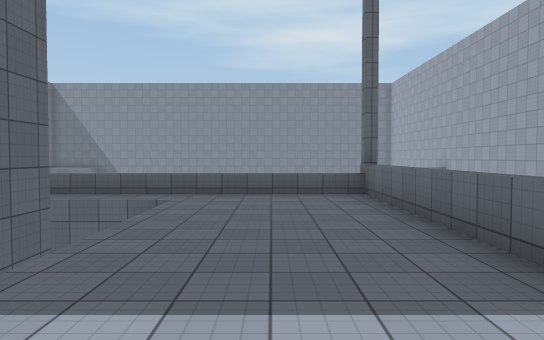
View 1 (above)

19 first-person views from a walk through a Unity game level. The camera is 1.5 m above the floor, tilts 2° down and sees 70° across. The floor is counted in squares, 2 m on a side. Each view is taken from the middle of a square. On the plan, view 1 faces up. The plan holds only what a view shows up to about 12 squares ahead; the rest is blank. The place goes on beyond the plan. Surface patterns are stand-ins for the level's own textures.

View 2
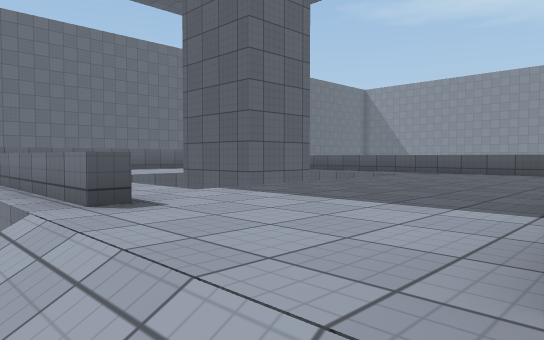

View 3
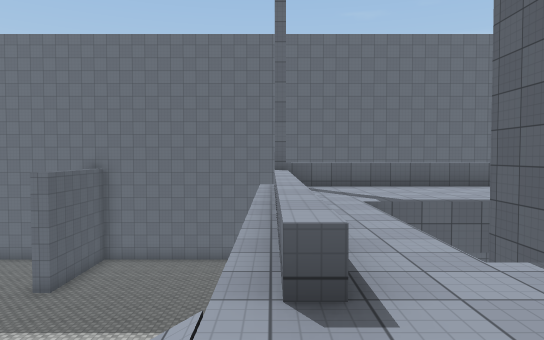

View 4
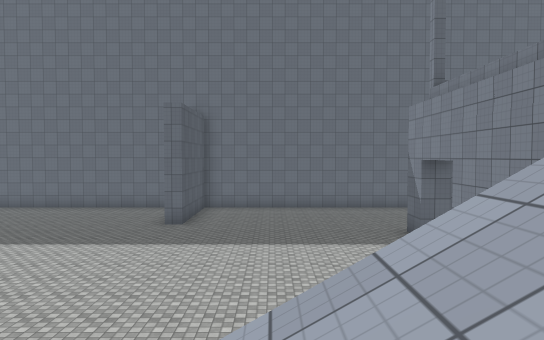

View 5
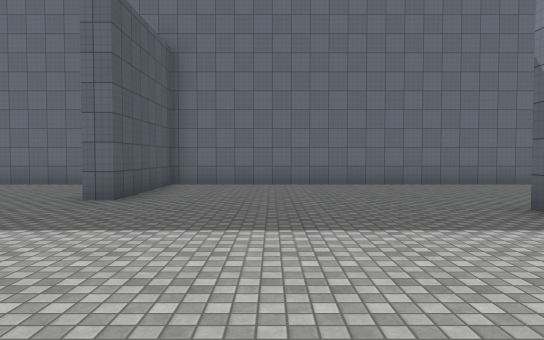

View 6
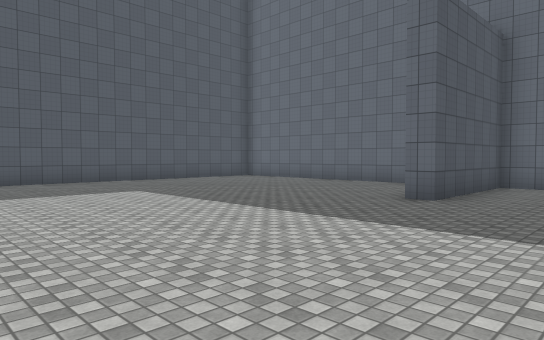

View 7
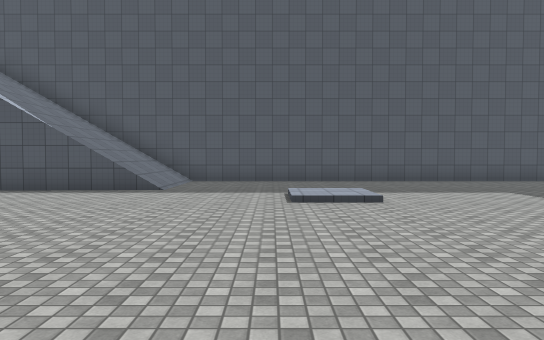

View 8
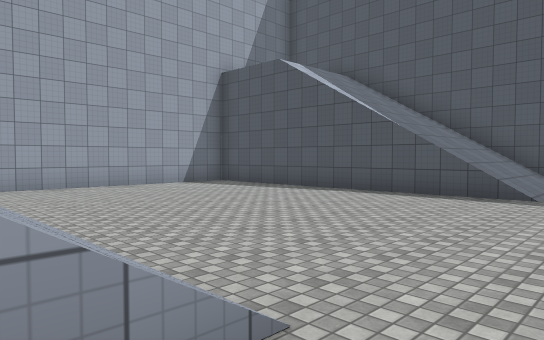

View 9
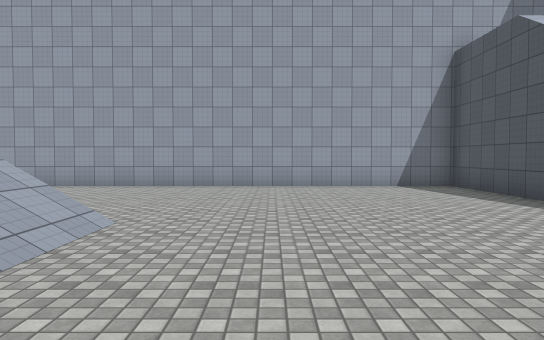

View 10
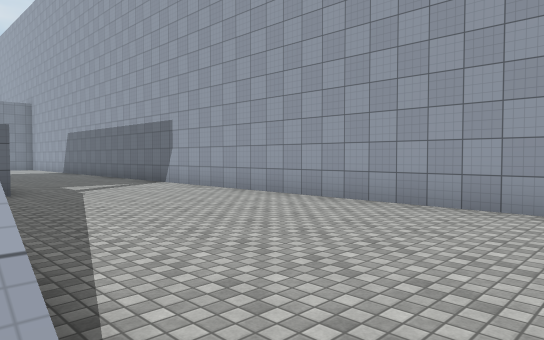

View 11
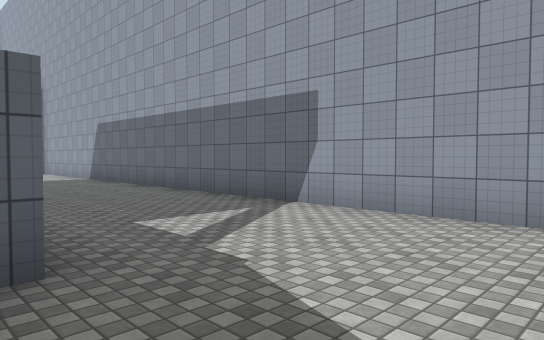

View 12
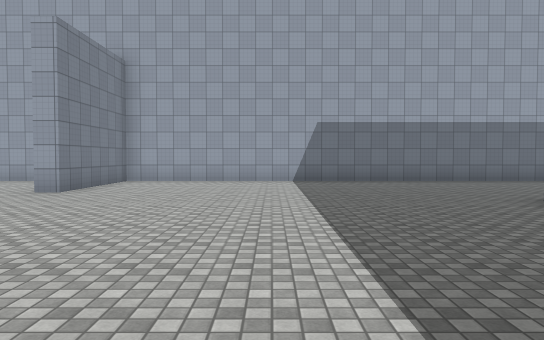

View 13
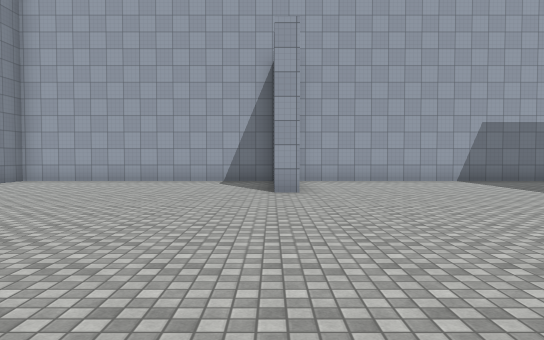

View 14
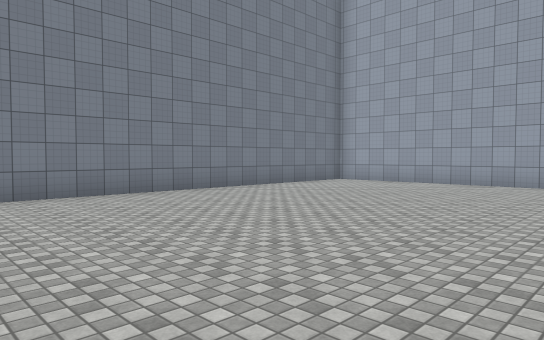

View 15
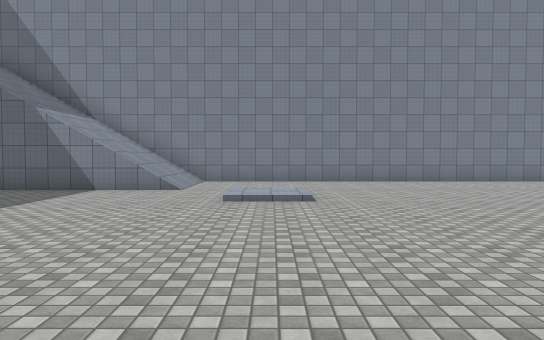

View 16
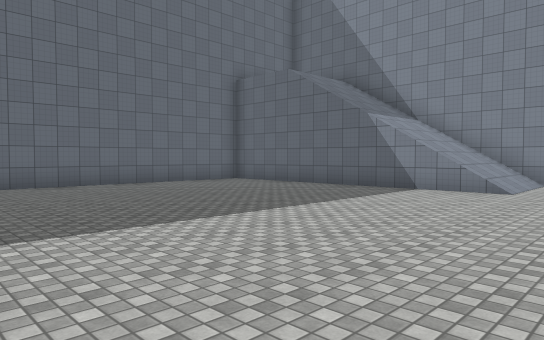

View 17
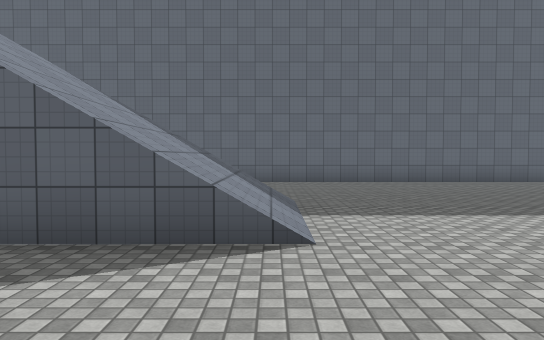

View 18
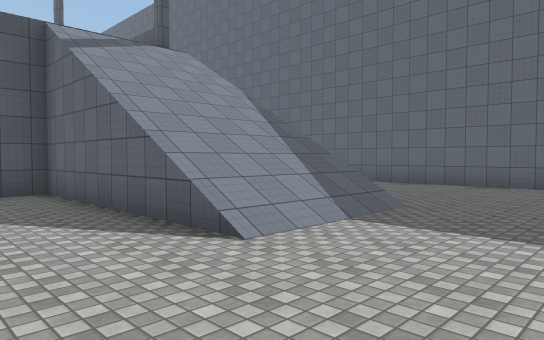

View 19
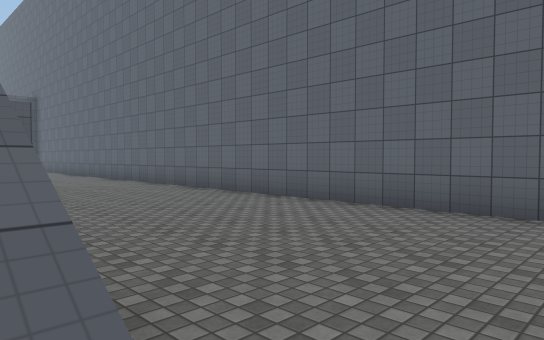

### Floor plan
Key: @ floor where view 1 was taken; # wall or solid block; . main floor; : floor 0.25 m higher than the main floor; + floor 6.75 m higher than the main floor; / step, stairs or slope; = window, fence, low wall or low ledge; ^ raised ledge; v drop or lower ground.
Columns run from 15 left of view 1 to 8 right of it. Each row starts with its distance up from view 1.
 26    #####################
 25    ///////.............#
 24     //////.............#
 23    ///////.............#
 22 #.........//...........#
 21 #........./:...........#
 20 #......................#
 19 #......................#
 18 #...................####
 17 #......................#
 16 #......................#
 15 #........... ..........#
 14 #.....///..............#
 13 #.....///... ..........#
 12 #.....///..  ..........#
 11 #.....///..  ..........#
 10 #.... ///..    ........#
  9 #.... ///..     .......#
  8 #.... #   ^^^^^^^#.....#
  7 #.... ^    ++++++^ ....#
  6 #...  ^      v+++^  ...#
  5 #...  ^+    vv+++^ ....#
  4 #...  ^+++v##v+++^ ....#
  3 #...  ^+++v vv+++^ ....#
  2 #..   ^+++v  v+++^#....#
  1 #.... ^++++++++++^.....#
  0 #.....#.=^^^^^^@+/.....#
 -1 #.......       ///.....#
 -2 #.........        .....#
 -3 #..........   v/  .....#
 -4 #............ v// .....#
 -5 #.............#/ /.....#
 -6 #.............////.....#
 -7 #####..................#
 -8 # .....................#
 -9 #......................#
-10 #......................#
-11 #........./:...........#
-12   ........//...........#
-13    ............//////  #
-14     ...........//////  #
-15     ...........//////
-16     #################

Where each view was taken, in squares from view 1:
view 1: 0 up, 0 right, facing up
view 2: 1 down, 2 right, facing up-left
view 3: 0 up, 1 right, facing left
view 4: 4 down, 1 right, facing left
view 5: 4 down, 4 left, facing left
view 6: 4 down, 4 left, facing down-left
view 7: 4 down, 3 left, facing down
view 8: 5 down, 2 left, facing down-right
view 9: 8 down, 2 left, facing right
view 10: 7 down, 2 right, facing up-right
view 11: 1 down, 3 right, facing up-right
view 12: 13 up, 4 left, facing right
view 13: 18 up, 4 left, facing right
view 14: 18 up, 3 left, facing up-right
view 15: 14 up, 4 left, facing up
view 16: 14 up, 4 left, facing up-left
view 17: 14 up, 3 left, facing left
view 18: 17 up, 4 left, facing down-left
view 19: 15 up, 9 left, facing down-left
